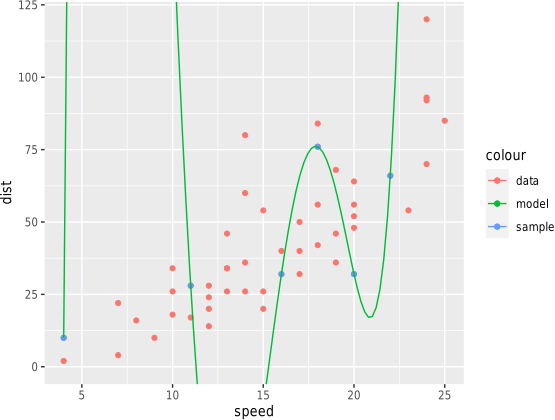

Reproduce this figure in R.
pdf(file = "07-r-polynomial.pdf", width = 6, height = 4.5)

library(caret)
library(tidyverse)
my_data <- cars
my_idx <- c(2, 11, 27, 34, 39, 44)
my_sample <- my_data[my_idx, ]

my_model <- train(form = dist ~ poly(speed, degree = 5, raw = TRUE),
                  data = my_sample,
                  method = "lm")

f <- function(x) { my_model %>% predict(data.frame(speed = x)) }

my_data %>%
  ggplot(aes(x = speed, y = dist, color = "data")) +
  geom_point() +
  geom_point(data = my_sample, mapping = aes(color = "sample")) +
  stat_function(fun = f, mapping = aes(color = "model")) +
  coord_cartesian(ylim = c(0, 120))
